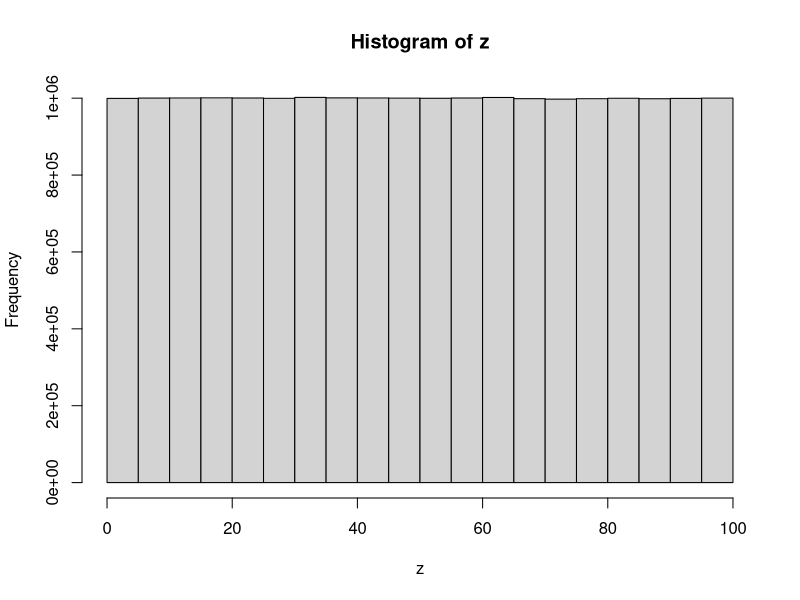

Recreate this plot in R.
## ---- chunk 1
knitr::opts_chunk$set(message=FALSE,warning=FALSE, cache=TRUE)
## ---- chunk 2
#List of computations
3+2
1+2
3-2
4*6
5/3
(1+6+4)/5

## ---- chunk 3

zoren <- 1
abc <- 2
zoren + abc

x <- c(1,2,3)
y <- c(5,6,7)

x+y
x*y
x/y

## ---- chunk 4

z<- length(100) # start with an empty length variable and then plug in 100 into it
for (x in 1:100){
  z[x] <- x
}
print(z)
## ---- chunk 5
z<- seq(1,100,1)
print(z)
## ---- chunk 6
sum(1:100)

## ---- chunk 7
func_addingintergers <- function(a,b) {
  return(sum(seq(a,b,1)))
  
}

func_addingintergers(1,10)
func_addingintergers(87,90)
## ---- chunk 8
z<- seq(1,100,2)
print(z)
## ---- chunk 9
a<- 1
b<-"Hello World"
d<-"3"
print(a)

class(d)

vector<- c(1,2,3,4,5,6,7,8)
vector[2:4]
vector[c(2,2,2,2,2)]
vector[vector <6] # show the numbers less than 7
vector[vector>=6] # greater or equal to 6
vector[vector!=4] # show numbers that are not 5

vector[8]<-3000 # put 3000 in the place of 8th number
vector

vector[1:2] <- 10

class(vector)
vector[7]<- "j" # put a number in the 7th place in the vector

vector

a<-c("1","2","3")
class(a)
b<- a
class(b)
as.numeric(b) # store charecters 123 as a number

a<- "ljjasjdflsjasf;lasdjflk;asdjfl;asdjfl"
strsplit(a,split="") # if you had a paragraph and you wanted to split the paragraph or put a period in R

a[1]

b[(1)][5]

example_list <- list(a=11, b=4, d=c(1,2,3,4))
example_list


data.frame() # particular way of structuring data


f<- matrix(0,nrow = 5, ncol = 3) # creating 5 rows and 3 columns

first_names <- c("asdf", "Asdfasd","asdfasdf")
ages<-c(3343,23122,67456)
grades<-c(89,56,99)

everybody <- data.frame(first_names,ages,grades)

everybody$ages[2] <- 12
## ---- chunk 10
x <- seq(1:1000)
y <- (0)
for (i in 2:999) {
  y<- c(x[y<=i],x[x>i & x%% i >0])
  x<-y
}
y

## ---- chunk 11
sample(1:100, 100, replace = T) 

## ---- chunk 12
sample(1:100, 25, replace = T) 

## ---- chunk 13
z<-c(10,11,12,13,14,15,16,17,18,19)
mean_zoren <- function(x) {
  mean_func <-0 # I need to initialize something if I want to use it in something else
  for (i in 1:length(x)) {
    mean_func<-mean_func + x[i]
    
  }
  mean_func<- mean_func/length(x)
    return(mean_func)
  }
mean_zoren(z)
## ---- chunk 14
mean_function <- function(z)
  return(sum(z)/length(z))
test_numbers<-c(4,30,12,10)
mean_function(test_numbers)

## ---- chunk 15
z<-c(5,6,7,8,9,10)
mode_function <- function(z) {
  while(length(z) > 2) {
    loc <- match(c(max(z),min(z)),z)
    z<-z[-loc]
  }
  if (length(z) == 2) {
     z <- (z[1]+z[2])/2
    }
  return(z)
}
mode_function (z)

  

## ---- chunk 16
z<-c(20,21,22,23,24,25,26,27,28,29,30)
my_range<- function(z) {
  range_function <- max(z)-min(z)
  return(range_function) }
my_range(z)
  

## ---- chunk 17
z<-c(20,21,22,23,24,25,26,27,28,29,30)
my_StandardDeviation<- function(z) {
  mean_function <- mean(z)
  var <- 0
  for (i in 1:length(z)){
    var<- var + (mean_function - x[i])^2
    var<- var/length(z)
    StDev <- sqrt(var)
    }
return(StDev)
my_StandardDeviation(z)
}
    
## ---- chunk 18
my_string <- "this one is not that bad"
nchar(my_string)

## ---- chunk 19
my_string <- "this one is not that bad"
count_words <- length(strsplit(my_string,' ')[[1]])
print(count_words)
## ---- chunk 20
my_string <- "This class is very hands on. You learn by practice. Looking forward to disecting more problems."
count_sentences <- length(strsplit(my_string,"\\.")[[1]])
print(count_sentences)
## ---- chunk 21
my_string <- "one small step for man, one giant leap for mankind"
find <-"a"
count_character <- length(which(strsplit(my_string,"")[[1]]==find))
print(count_character)
## ---- chunk 22
mytest_word <- "the"
mytest_sentence <- "It is a nice day in the neighborhood" 
new_splitsentence <- strsplit(mytest_sentence," ")
mytest_word %in% new_splitsentence
## ---- chunk 23
print(as.numeric(Sys.time())*1000, digits=15)
## ---- chunk 24
time_start <- as.numeric(Sys.time())
ed <- length(100)
for (i in 1:100) {
  ed[i] <- i
}
time_end <- as.numeric(Sys.time())
time_run <- time_end - time_start
print(time_run)
## ---- chunk 25

## ---- chunk 26
result <-1
for (j in 2:100){
  if(j %% 3 == 0){
    if (j %% 5 == 0) {
      result <-paste(result, "FizzBuzz", sep = ",") }
        else {result <- paste(result,"Fizz", sep = ", ")
    }
  }
  else if (j %% 5 == 0) {
    result <- paste(result, "Buzz", sep = ", ")
  }
  else {
    result <- paste(result, j, sep = ", ")
  }
}
print(result)

## ---- chunk 27
z <-"lets see what happens"
table(unlist(strsplit(z,split="")))

## ---- chunk 28
digits <- c(9,8,7,6,5,4,3,2,1)
letters <- c("a","s","d","j","k","l","m","n","o")
table <- data.frame(digits,letters)
print(table)
## ---- chunk 29
z<-runif(20000000,0,100)
hist(z)
## ---- chunk 30
z< c(1,2,3,4,5,6,7,8,9)
for(i in 1:2){
  for(j in 1:2){
    print(i*j)
  }
}

## ---- chunk 31
start_sequence <- c(99,399,130,140,550,20,20,30,20,40,50,2)
numbers <- unique(start_sequence)
scrambled_numbers <- sample(numbers)
encryption_key <- data.frame(numbers,scrambled_numbers)

encrypt_numbers <-function(input_sequence,key){
  encrypted_sequence<-c()
  for(i in 1:length(input_sequence)){
    original_number <- input_sequence[i]
    new_number <- key[key$numbers==original_number,]$scrambled_numbers
    encrypted_sequence[i] <- new_number
  }
  return(encrypted_sequence)
}

encrypt_numbers(start_sequence,encryption_key)


## ---- chunk 32
tot_sum<-0 # this problem tells how many times you roll a dice to get sum total of the numbers to equal 100 or more
number_of_rolls<-0
while(tot_sum < 100){
  number_of_rolls <- number_of_rolls+1
  tot_sum <-tot_sum+sample(c(1,2,3,4,5,6),1)
}
number_of_rolls
## ---- chunk 33
save_rolls <- c()
for(sims in 1:100){
  total_sum<-0
  number_of_rolls<-0
  while(total_sum < 25){
    number_of_rolls <- number_of_rolls+1
    total_sum <-total_sum+sample(c(1,2,3,4,5,6),1)
  }
  save_rolls[sims] <- number_of_rolls
}
mean(save_rolls)
## ---- chunk 34
snakesladders_board <- c(1,2,11,4,5,17,7,8,18,12,11,12,13,4,15,16,17,18,
              8,20,21,20,23,16,25,26,27,28,29,30,31,32)

run_game <- function(a_board){
  count <- 0
  position <- 1
  while(position < 25){
    count <- count+1
    position <- a_board[position+sample(seq(1,6),1)]
  }
  return(count)
}

mean(replicate(10000,run_game(snakesladders_board)))
## ---- chunk 35
calc_probability <- data.frame(c(2:12),replicate(11,0))
for (i in 1:1000) {
  roll <- sum(sample(1:6, 2, replace = TRUE))
  for (j in 2:12) {
    if (roll == j) {
      calc_probability[j-1,2] = calc_probability[j-1,2] + 1
    }
  }
}
calc_probability[,2] = calc_probability[,2]/1000
print(calc_probability)
## ---- chunk 36
doors<- c("A","B","C")
zdata= c()
for (i in 1:100) 
  {
  prize <- sample (doors) [1]
  pick <- sample (doors) [1]
  open <- sample (doors [which(doors !=pick & doors !=prize)]) [1] 
  switchyes <- doors[which(doors != pick & doors != open)]
  if(pick == prize) {zdata=c(zdata, "noswitchwin")}
  if(switchyes == prize) {zdata=c(zdata, "switchwin")}
  
  length(which(zdata == "switchwin"))
  length(which(zdata == "noswitchwin"))
  
}
## ---- chunk 37

doors<-rep(0,100)

for(i in 1:100) {
  for(j in seq(i,100,by=i)){
    if(doors[j]==0){
      doors[j]<-1
      } else {
        doors[j]<-0
      }
    }
  }
doors

## ---- chunk 38
z <- 99
first_sentence <- "bottles of beer on the wall,"
second_sentence <- "bottles of beer. Take one down, pass it around,"
third_sentence <- "bottles of beer on the wall!"
while (z > 0) {
  each_sentence <- paste(z,first_sentence,z,second_sentence,z-1,third_sentence)
  print(each_sentence)
  z = z -1
}

